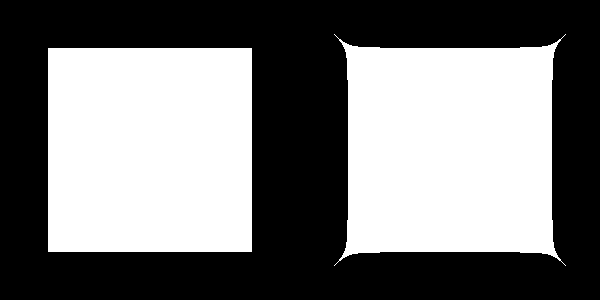

Here is the Python script that generated this plot:
#!/usr/bin/env python

# Smooth a plane mesh using vtkConstrainedSmoothingFilter with
# constraint distance and constraint array strategies in two viewports.

# Factory overrides
import vtkmodules.vtkInteractionStyle  # noqa: F401
import vtkmodules.vtkRenderingOpenGL2  # noqa: F401

from vtkmodules.vtkCommonCore import vtkDoubleArray
from vtkmodules.vtkFiltersCore import vtkConstrainedSmoothingFilter
from vtkmodules.vtkFiltersSources import vtkPlaneSource
from vtkmodules.vtkRenderingCore import (
    vtkActor,
    vtkPolyDataMapper,
    vtkRenderWindow,
    vtkRenderWindowInteractor,
    vtkRenderer,
)

resolution = 40

# Source: plane mesh
plane = vtkPlaneSource()
plane.SetResolution(resolution, resolution)
plane.SetOrigin(0, 0, 0)
plane.SetPoint1(1, 0, 0)
plane.SetPoint2(0, 1, 0)
plane.Update()

# Create a constraint array pinning corner points
constraints = vtkDoubleArray()
constraints.SetName("SmoothingConstraints")
num_pts = plane.GetOutput().GetNumberOfPoints()
constraints.SetNumberOfTuples(num_pts)
for i in range(num_pts):
    constraints.SetTuple1(i, 1000)
constraints.SetTuple1(0, 0.0)
constraints.SetTuple1(resolution, 0.0)
constraints.SetTuple1(num_pts - resolution - 1, 0.0)
constraints.SetTuple1(num_pts - 1, 0.0)

plane.GetOutput().GetPointData().AddArray(constraints)

# Filter: smooth with constraint distance strategy
smooth_distance = vtkConstrainedSmoothingFilter()
smooth_distance.SetInputConnection(plane.GetOutputPort())
smooth_distance.SetConstraintStrategyToConstraintDistance()
smooth_distance.SetConstraintDistance(0.1)
smooth_distance.SetNumberOfIterations(100)
smooth_distance.SetRelaxationFactor(0.2)
smooth_distance.Update()

smooth_distance_mapper = vtkPolyDataMapper()
smooth_distance_mapper.SetInputConnection(smooth_distance.GetOutputPort())
smooth_distance_mapper.ScalarVisibilityOn()

smooth_distance_actor = vtkActor()
smooth_distance_actor.SetMapper(smooth_distance_mapper)
smooth_distance_actor.GetProperty().SetInterpolationToFlat()

# Filter: smooth with constraint array strategy
smooth_array = vtkConstrainedSmoothingFilter()
smooth_array.SetInputConnection(plane.GetOutputPort())
smooth_array.SetConstraintStrategyToConstraintArray()
smooth_array.SetNumberOfIterations(100)
smooth_array.SetRelaxationFactor(0.2)
smooth_array.Update()

smooth_array_mapper = vtkPolyDataMapper()
smooth_array_mapper.SetInputConnection(smooth_array.GetOutputPort())
smooth_array_mapper.ScalarVisibilityOn()

smooth_array_actor = vtkActor()
smooth_array_actor.SetMapper(smooth_array_mapper)
smooth_array_actor.GetProperty().SetInterpolationToFlat()

# Two viewports
renderer_0 = vtkRenderer()
renderer_0.SetViewport(0, 0, 0.5, 1)
renderer_0.SetBackground(0, 0, 0)
renderer_0.AddActor(smooth_distance_actor)

renderer_1 = vtkRenderer()
renderer_1.SetViewport(0.5, 0, 1, 1)
renderer_1.SetBackground(0, 0, 0)
renderer_1.AddActor(smooth_array_actor)

# Window
render_window = vtkRenderWindow()
render_window.AddRenderer(renderer_0)
render_window.AddRenderer(renderer_1)
render_window.SetSize(600, 300)
render_window.SetWindowName("constrained smoothing")

# Scene
renderer_0.ResetCamera()
renderer_1.SetActiveCamera(renderer_0.GetActiveCamera())

# Interactor
interactor = vtkRenderWindowInteractor()
interactor.SetRenderWindow(render_window)

interactor.Initialize()
interactor.Start()
